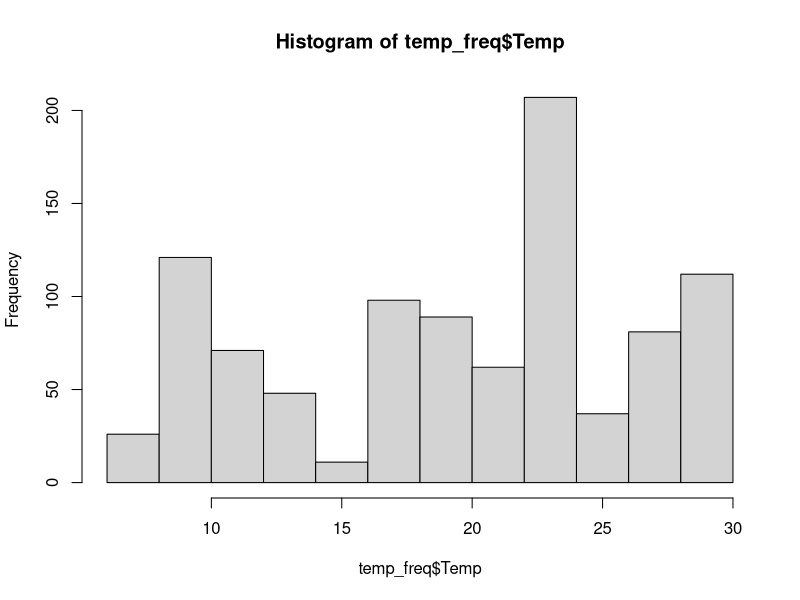
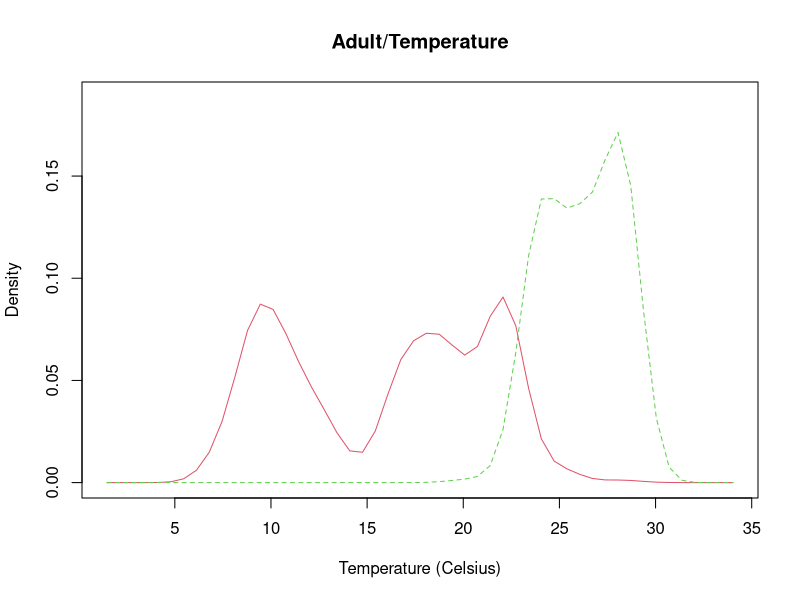

These charts were generated, in order, by the following R code: (Note: this script raises an error after producing the figures.)
## Temperature curves - model and application
## adult & Juvenile

## produces probability curves for temperature, and application to sample node data (time series) for adult and Juvenile
## also data distributions 

## packages

library(tidyverse)
library(tidyr)
library(sm)
library(lubridate) # work with dates
library(dplyr)     # data manipulation (filter, summarize, mutate)
library(ggplot2)   # graphics
library(gridExtra) # tile several plots next to each other
library(scales)
library(data.table)


## temperature
ad_temp_con <- read.csv("output_data/05a_adult_temperature_continuous.csv")
juv_temp_con <- read.csv("output_data/05a_juvenile_temperature_continuous.csv")


# Data distribution -------------------------------------------------------


all_temp <- ad_temp_con

unique(all_temp$Dataset) # 2 datasets, observations (n=1293)
mean(all_temp$Temp) # 17.09268

temp_freq <- all_temp %>% 
  uncount(abundance)
hist(temp_freq$Temp)
mean(temp_freq$Temp) ## 19.19
dim(temp_freq) ## 1293
head(temp_freq)

# ## compare different data sets
# ### get numbers for datasets
unique(temp_freq$Dataset)

sx <- temp_freq$Dataset == "Saiki"
swx <- temp_freq$Dataset == "SAWA"

temp_freq$Dataset_num[sx] <- 1
temp_freq$Dataset_num[swx] <- 2

attach(temp_freq)

# create value labels
data.f <- factor(Dataset_num, levels= 1:2,
                 labels = c( "Saiki", "SAWA"))
tail(data.f)

# plot densities
sm.density.compare(as.vector(Temp), Dataset_num, xlab="Temperature (Celsius)")
title(main="Adult/Temperature")

# add legend via mouse click
colfill<-c(2:(2+length(levels(data.f))))
legend(locator(1), levels(data.f), fill=colfill)


# Build adult temperature model -------------------------------------------------

## check data
unique(temp_freq$Dataset) ## 2 datasets, 963
mean(temp_freq$Temp) ## 19.19221
dim(temp_freq)

temp_freq$Scaled_Temp <-scale(temp_freq$Temp, scale=T, center=T)
scaled_x <- temp_freq$Scaled_Temp
h <- hist(scaled_x, plot=F)
xfit<-seq(min(scaled_x),max(scaled_x),length=120)
yfit<-dnorm(xfit,mean=mean(scaled_x),sd=sd(scaled_x))

## x axis with raw depth values
xfit_r <- seq(min(temp_freq$Temp), max(temp_freq$Temp), length=120)

## plot curve with raw depth axis

png("figures/Final_curves/Temperature/F3_SAS_Adult_temperature_Prob_curve.png", width = 700, height = 700)

plot(xfit_r, yfit, axes=FALSE, xlab='', ylab='', type='l', col='', main = "" )
axis(1, at=pretty(xfit_r), cex.axis=2)
par(new=TRUE)
#plot the line with no axes or labels
plot(xfit, yfit, axes=FALSE, xlab='Temperature (Celsius)', ylab='Probability', type='l', col='red', main = "Adult/Temperature",
     cex.main = 2, cex.axis=2, cex.lab=2)
## add 1sd shift
par(new=TRUE)

#add these now with axis

axis(2, at=pretty(range(yfit)), cex.axis=2)
dev.off()

head(ad_temp_con)


# Juvenile ----------------------------------------------------------------

## data distribution 

all_temp <- juv_temp_con

unique(all_temp$Dataset) # 1 dataset

temp_freq <- all_temp %>% 
  uncount(Abundance)
hist(temp_freq$Temp)
mean(temp_freq$Temp) ## 17.02
dim(temp_freq) ## 9
head(temp_freq)


## probability curve 
temp_freq$Scaled_Temp <-scale(temp_freq$Temp, scale=T, center=T)
scaled_x <- temp_freq$Scaled_Temp
h <- hist(scaled_x, plot=F)
xfit<-seq(min(scaled_x),max(scaled_x),length=120)
yfit<-dnorm(xfit,mean=mean(scaled_x),sd=sd(scaled_x))

## x axis with raw depth values
xfit_r <- seq(min(temp_freq$Temp), max(temp_freq$Temp), length=120)

png("figures/Final_curves/Temperature/F3_SAS_juvenile_temperature_Prob_curve.png", width = 700, height = 700)
## plot curve with raw depth axis
plot(xfit_r, yfit, axes=FALSE, xlab='', ylab='', type='l', col='', main = "" )
axis(1, at=pretty(xfit_r), cex.axis=2)
par(new=TRUE)
#plot the line with no axes or labels
plot(xfit, yfit, axes=FALSE, xlab='Temperature (Celsius)', ylab='Probability', type='l', col='red', main = "Juvenile/Temperature",
     cex.main = 2, cex.axis=2, cex.lab=2)
## add 1sd shift
par(new=TRUE)

#add these now with axis

axis(2, at=pretty(range(yfit)), cex.axis=2)

dev.off()
